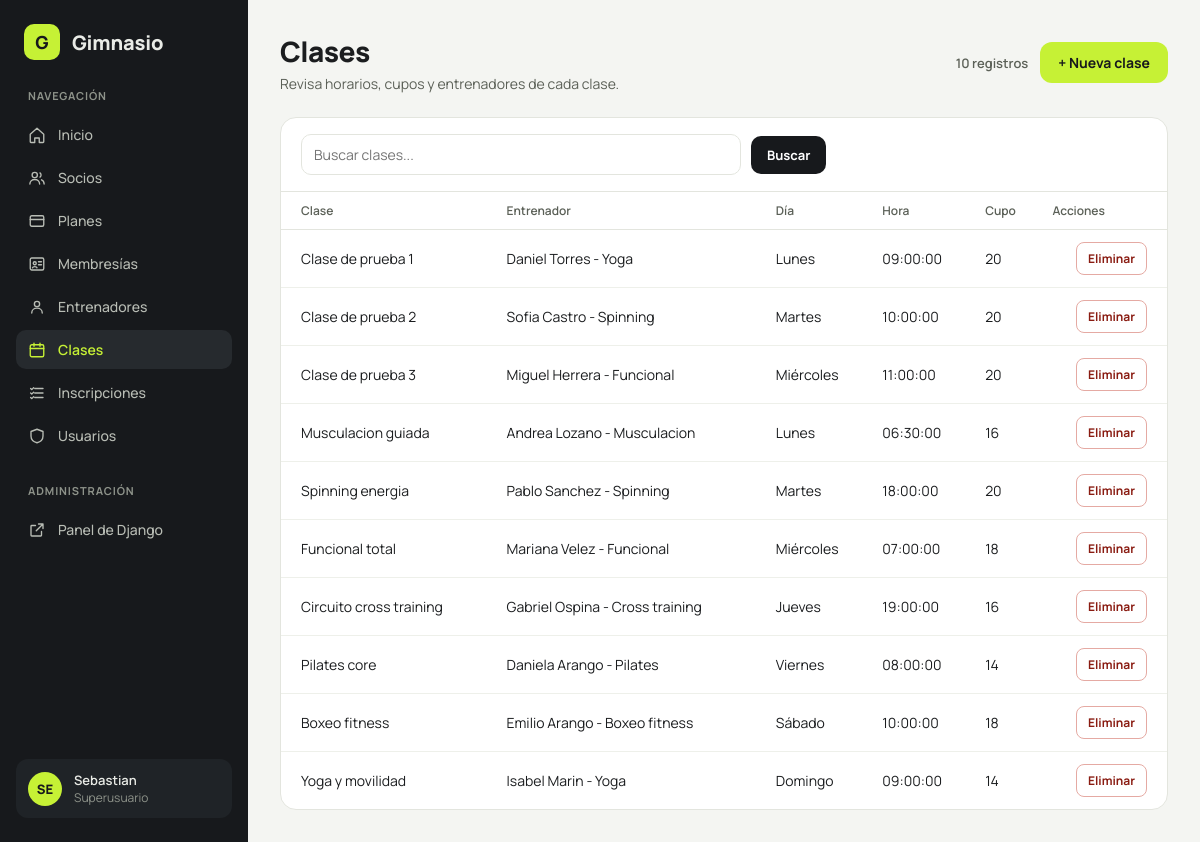
Screenshot of /catalogo/clases/ (signed in) with the database file from the repository.
### clases/models.py (models this page shows)
class Clase(models.Model):
    DIAS = [
        ('lunes', 'Lunes'),
        ('martes', 'Martes'),
        ('miercoles', 'Miércoles'),
        ('jueves', 'Jueves'),
        ('viernes', 'Viernes'),
        ('sabado', 'Sábado'),
        ('domingo', 'Domingo'),
    ]
    pk_cla_id = models.AutoField(primary_key=True)
    fk_ent = models.ForeignKey(
        'entrenadores.Entrenador',
        on_delete=models.PROTECT,
        related_name='clases',
    )
    cla_nombre = models.CharField(max_length=60)
    cla_dia = models.CharField(max_length=10, choices=DIAS)
    cla_hora = models.TimeField()
    cla_cupo = models.PositiveIntegerField()
    socios = models.ManyToManyField(
        'socios.Socio',
        through='inscripciones.Inscripcion',
        related_name='clases',
    )
    class Meta:
        db_table = 'tbl_clase'
    def __str__(self):
        return f'{self.cla_nombre} - {self.get_cla_dia_display()} {self.cla_hora:%H:%M}'

### config/views.py (the view)
# urls.py: path('catalogo/<slug:modulo>/', catalogo, name='catalogo'),
@staff_member_required
def catalogo(request, modulo, formulario=None, modal_abierto=None):
    configuracion = CATALOGOS.get(modulo)
    if configuracion is None:
        raise Http404('No existe esta sección.')
    consulta = configuracion['modelo'].objects.order_by('pk')
    relaciones = configuracion.get('relaciones', ())
    if relaciones:
        consulta = consulta.select_related(*relaciones)
    termino = request.GET.get('q', '').strip()
    if termino:
        filtros = Q()
        for campo in configuracion['busqueda']:
            filtros |= Q(**{f'{campo}__icontains': termino})
        consulta = consulta.filter(filtros)
    paginador = Paginator(consulta, 15)
    pagina = paginador.get_page(request.GET.get('page'))
    filas = []
    for registro in pagina:
        valores = []
        for _, atributo in configuracion['columnas']:
            valor = registro
            for parte in atributo.split('__'):
                valor = getattr(valor, parte)
                if callable(valor):
                    valor = valor()
            valores.append(str(valor) if valor is not None else '—')
        impacto = {
            'socios': ' También se eliminarán sus membresías e inscripciones.',
            'clases': ' También se eliminarán las inscripciones asociadas.',
        }.get(modulo, '')
        filas.append({
            'id': registro.pk,
            'valores': valores,
            'confirmacion': f'¿Eliminar «{registro}»? Esta acción no se puede deshacer.{impacto}',
        })
    contexto = {
        'titulo': configuracion['titulo'],
        'descripcion': configuracion['descripcion'],
        'columnas': [titulo for titulo, _ in configuracion['columnas']],
        'filas': filas,
        'pagina': pagina,
        'total': paginador.count,
        'termino': termino,
        'crear_texto': configuracion['crear_texto'],
        'formulario': formulario if formulario is not None else FORMULARIOS[modulo](),
        'formulario_url': reverse('crear_registro', args=[modulo]),
        'modal_id': f'modal-{modulo}',
        'modal_abierto': modal_abierto,
        'modulo': modulo,
    }
    return render(request, 'catalogo.html', contexto)

### config/forms.py
class ClaseForm(FormularioModelo):
    class Meta:
        model = Clase
        fields = ('fk_ent', 'cla_nombre', 'cla_dia', 'cla_hora', 'cla_cupo')
        labels = {
            'fk_ent': 'Entrenador',
            'cla_nombre': 'Nombre de la clase',
            'cla_dia': 'Día',
            'cla_hora': 'Hora',
            'cla_cupo': 'Cupo',
        }

### entrenadores/models.py (called while the page is built)
    def __str__(self):
        return f'{self.ent_nombre} {self.ent_apellido} - {self.ent_especialidad}'

### templates/catalogo.html (shortened to what this page needs)
{% extends 'base.html' %}
{% block contenido %}
<header class="encabezado">
  <div>
    <h1>{{ titulo }}</h1>
    <p>{{ descripcion }}</p>
  </div>
  <div class="acciones">
    <span class="catalogo-total">{{ total }} registro{{ total|pluralize:"s" }}</span>
    <button class="btn-lima" type="button" data-modal-open="{{ modal_id }}">+ {{ crear_texto }}</button>
  </div>
</header>
<section class="tarjeta catalogo">
  <form class="busqueda" method="get" role="search">
    <input
      id="buscar-registros"
      type="search"
      name="q"
      value="{{ termino }}"
      placeholder="Buscar {{ titulo|lower }}..."
    >
    <button class="btn-buscar" type="submit">Buscar</button>
  </form>
  <div class="tabla-wrap">
    <table class="t">
      <thead>
        <tr>
          {% for columna in columnas %}<th scope="col">{{ columna }}</th>{% endfor %}
          <th scope="col">Acciones</th>
        </tr>
      </thead>
      <tbody>
        {% for fila in filas %}
        <tr>
          {% for valor in fila.valores %}<td>{{ valor }}</td>{% endfor %}
          <td class="acciones-registro">
            <form method="post" action="{% url 'eliminar_registro' modulo fila.id %}" data-confirm="{{ fila.confirmacion }}">
              <button class="btn-eliminar" type="submit">Eliminar</button>
            </form>
          </td>
        </tr>
        {% empty %}
        <tr>
          <td class="vacio" colspan="{{ columnas|length|add:1 }}">
            {% if termino %}No se encontraron resultados para "{{ termino }}".{% else %}Aún no hay registros en esta sección.{% endif %}
          </td>
        </tr>
        {% endfor %}
      </tbody>
    </table>
  </div>
</section>
{% endblock %}

### templates/base.html (shortened to what this page needs)
{% load static %}
<!DOCTYPE html>
<html lang="es">
<head>
  <link rel="stylesheet" href="{% static 'css/estilos.css' %}">
</head>
<body>
<div class="layout">
  <aside class="sidebar">
    <div class="marca">
      <div class="marca-logo">G</div>
      <div class="marca-nombre">Gimnasio</div>
    </div>
    <nav class="nav" aria-label="Módulos">
      <div class="nav-titulo">NAVEGACIÓN</div>
      <a class="nav-item {% if request.path == '/' %}activo{% endif %}" href="{% url 'inicio' %}">
        <svg width="18" height="18" viewBox="0 0 24 24" fill="none" stroke="currentColor" stroke-width="1.8" stroke-linecap="round" stroke-linejoin="round" aria-hidden="true"><path d="M3 11l9-8 9 8v10a1 1 0 0 1-1 1h-5v-6H9v6H4a1 1 0 0 1-1-1z"/></svg>
        Inicio
      </a>
      <a class="nav-item {% if request.path == '/catalogo/socios/' %}activo{% endif %}" href="{% url 'catalogo' 'socios' %}">
        Socios
      </a>
      <a class="nav-item {% if request.path == '/catalogo/planes/' %}activo{% endif %}" href="{% url 'catalogo' 'planes' %}">
        <svg width="18" height="18" viewBox="0 0 24 24" fill="none" stroke="currentColor" stroke-width="1.8" stroke-linecap="round" stroke-linejoin="round" aria-hidden="true"><rect x="3" y="5" width="18" height="14" rx="2"/><path d="M3 10h18"/></svg>
        Planes
      </a>
      <a class="nav-item {% if request.path == '/catalogo/membresias/' %}activo{% endif %}" href="{% url 'catalogo' 'membresias' %}">
        <svg width="18" height="18" viewBox="0 0 24 24" fill="none" stroke="currentColor" stroke-width="1.8" stroke-linecap="round" stroke-linejoin="round" aria-hidden="true"><rect x="3" y="4" width="18" height="16" rx="2"/><circle cx="9" cy="11" r="2"/><path d="M6 17c.5-2 5.5-2 6 0M14 9h4M14 13h4"/></svg>
        Membresías
      </a>
      <a class="nav-item {% if request.path == '/catalogo/entrenadores/' %}activo{% endif %}" href="{% url 'catalogo' 'entrenadores' %}">
        <svg width="18" height="18" viewBox="0 0 24 24" fill="none" stroke="currentColor" stroke-width="1.8" stroke-linecap="round" stroke-linejoin="round" aria-hidden="true"><circle cx="12" cy="8" r="3.5"/><path d="M5 20c0-4 3.1-6.5 7-6.5s7 2.5 7 6.5"/></svg>
        Entrenadores
      </a>
      <a class="nav-item {% if request.path == '/catalogo/clases/' %}activo{% endif %}" href="{% url 'catalogo' 'clases' %}">
        <svg width="18" height="18" viewBox="0 0 24 24" fill="none" stroke="currentColor" stroke-width="1.8" stroke-linecap="round" stroke-linejoin="round" aria-hidden="true"><rect x="3" y="5" width="18" height="16" rx="2"/><path d="M3 10h18M8 3v4M16 3v4"/></svg>
        Clases
      </a>
      <a class="nav-item {% if request.path == '/catalogo/inscripciones/' %}activo{% endif %}" href="{% url 'catalogo' 'inscripciones' %}">
        <svg width="18" height="18" viewBox="0 0 24 24" fill="none" stroke="currentColor" stroke-width="1.8" stroke-linecap="round" stroke-linejoin="round" aria-hidden="true"><path d="M9 6h11M9 12h11M9 18h11M3.5 6l1.5 1.5L7.5 5M3.5 12l1.5 1.5L7.5 11M3.5 18l1.5 1.5L7.5 17"/></svg>
        Inscripciones
      </a>
      <a class="nav-item {% if request.path == '/catalogo/usuarios/' %}activo{% endif %}" href="{% url 'catalogo' 'usuarios' %}">
        <svg width="18" height="18" viewBox="0 0 24 24" fill="none" stroke="currentColor" stroke-width="1.8" stroke-linecap="round" stroke-linejoin="round" aria-hidden="true"><path d="M12 3l8 3v6c0 4.5-3.2 7.8-8 9-4.8-1.2-8-4.5-8-9V6z"/></svg>
        Usuarios
      </a>
    </nav>
    <nav class="nav" aria-label="Administración">
      <div class="nav-titulo">ADMINISTRACIÓN</div>
      <a class="nav-item" href="{% url 'admin:index' %}">
        <svg width="18" height="18" viewBox="0 0 24 24" fill="none" stroke="currentColor" stroke-width="1.8" stroke-linecap="round" stroke-linejoin="round" aria-hidden="true"><path d="M14 4h6v6M20 4l-9 9M18 14v5a1 1 0 0 1-1 1H5a1 1 0 0 1-1-1V7a1 1 0 0 1 1-1h5"/></svg>
        Panel de Django
      </a>
    </nav>
    <div class="usuario">
      <div class="usuario-avatar">{{ request.user.username|slice:":2"|upper }}</div>
      <div>
        <span class="usuario-nombre">{{ request.user.username }}</span>
        <span class="usuario-rol">{% if request.user.is_superuser %}Superusuario{% else %}Personal{% endif %}</span>
      </div>
    </div>
  </aside>
  <main class="contenido">
    {% block contenido %}{% endblock %}
  </main>
</div>
</body>
</html>

### static/css/estilos.css (style rules this page uses)
:root { --negro: #17191C; --negro-2: #262A2E; --lima: #C6F135; --fondo: #F4F5F2; --tarjeta: #FFFFFF; --borde: #E3E5DE; --linea: #EEF0EA; --texto: #1B1D1F; --suave: #5B6057; --nav-texto: #B9BDB5; --nav-suave: #8E938A; }
* { box-sizing: border-box; }
body { margin: 0; }
a { color: inherit; text-decoration: none; }
.layout { display: flex; flex-wrap: wrap; min-height: 100vh; background: var(--fondo); color: var(--texto); font-family: Manrope, system-ui, sans-serif; }
.sidebar { flex: 0 0 248px; background: var(--negro); color: #E9EBE6; padding: 24px 16px; display: flex; flex-direction: column; gap: 28px; }
.marca { display: flex; align-items: center; gap: 12px; padding: 0 8px; }
.marca-logo { width: 36px; height: 36px; border-radius: 10px; background: var(--lima); color: var(--negro); display: flex; align-items: center; justify-content: center; font-weight: 800; font-size: 18px; }
.marca-nombre { font-size: 20px; font-weight: 800; letter-spacing: -0.01em; }
.nav { display: flex; flex-direction: column; gap: 4px; }
.nav-titulo { font-size: 11px; font-weight: 700; letter-spacing: 0.08em; color: var(--nav-suave); padding: 0 12px 8px; }
.nav-item { display: flex; align-items: center; gap: 12px; padding: 10px 12px; border-radius: 10px; color: var(--nav-texto); font-size: 14px; font-weight: 500; }
.nav-item.activo { background: var(--negro-2); color: var(--lima); font-weight: 600; }
.usuario { margin-top: auto; display: flex; align-items: center; gap: 12px; padding: 12px; border-radius: 12px; background: #1F2327; }
.usuario-avatar { width: 34px; height: 34px; border-radius: 50%; background: var(--lima); color: var(--negro); display: flex; align-items: center; justify-content: center; font-weight: 800; font-size: 13px; }
.usuario-nombre { font-size: 13px; font-weight: 600; display: block; }
.usuario-rol { font-size: 12px; color: var(--nav-suave); display: block; }
.contenido { flex: 999 1 560px; min-width: 0; padding: 32px; display: flex; flex-direction: column; gap: 24px; }
.encabezado { display: flex; flex-wrap: wrap; justify-content: space-between; align-items: center; gap: 16px; }
.encabezado h1 { margin: 0; font-size: 28px; font-weight: 800; letter-spacing: -0.02em; }
.encabezado p { margin: 4px 0 0; font-size: 14px; color: var(--suave); }
.acciones { display: flex; flex-wrap: wrap; align-items: center; gap: 12px; }
.btn-lima { padding: 11px 18px; border-radius: 12px; background: var(--lima); color: var(--negro); font-size: 14px; font-weight: 700; }
.tarjeta { background: var(--tarjeta); border: 1px solid var(--borde); border-radius: 16px; padding: 20px; }
.tabla-wrap { overflow-x: auto; }
table.t { width: 100%; border-collapse: collapse; font-size: 14px; }
table.t th { text-align: left; font-size: 12px; font-weight: 600; color: var(--suave); padding: 10px 12px; border-bottom: 1px solid var(--borde); white-space: nowrap; }
table.t td { padding: 12px; border-bottom: 1px solid var(--linea); white-space: nowrap; }
table.t tr:last-child td { border-bottom: 0; }
.btn-lima { border: 0; cursor: pointer; font-family: inherit; display: inline-flex; align-items: center; justify-content: center; }
.catalogo { padding: 0; overflow: hidden; }
.catalogo-total { color: var(--suave); font-size: 13px; font-weight: 600; }
.busqueda { display: flex; flex-wrap: wrap; align-items: center; gap: 10px; padding: 16px 20px; border-bottom: 1px solid var(--borde); }
.busqueda input { flex: 1 1 240px; min-width: 0; max-width: 440px; padding: 10px 12px; border: 1px solid var(--borde); border-radius: 10px; color: var(--texto); font: inherit; font-size: 14px; }
.btn-buscar { padding: 10px 16px; border: 0; border-radius: 10px; background: var(--negro); color: #FFFFFF; font: inherit; font-size: 13px; font-weight: 700; cursor: pointer; }
.catalogo table.t th:first-child, .catalogo table.t td:first-child { padding-left: 20px; }
.catalogo table.t th:last-child, .catalogo table.t td:last-child { padding-right: 20px; }
.acciones-registro { text-align: right; }
.acciones-registro form { display: flex; justify-content: flex-end; }
.btn-eliminar { padding: 7px 11px; border: 1px solid #E5AAA3; border-radius: 8px; background: #FFFFFF; color: #8A1C12; font: inherit; font-size: 12px; font-weight: 700; cursor: pointer; }

### rows the page displays
Clase: valores "Clase de prueba 1"
Clase: valores "Clase de prueba 2"
Clase: valores "Clase de prueba 3"
Clase: valores "Musculacion guiada"
Clase: valores "Spinning energia"
Clase: valores "Funcional total"
Clase: valores "Circuito cross training"
Clase: valores "Pilates core"
Clase: valores "Boxeo fitness"
Clase: valores "Yoga y movilidad"

### other values shown
{{ request.user.username|slice:":2"|upper }} "SE"
{{ request.user.username }} "Sebastian"
{{ titulo }} "Clases"
{{ descripcion }} "Revisa horarios, cupos y entrenadores de cada clase."
{{ total }} "10"
{{ crear_texto }} "Nueva clase"
{{ columna }} "Clase" "Entrenador" "Día" "Hora" "Cupo"
{{ valor }} "Daniel Torres - Yoga" "Lunes" "09:00:00" "20" "Sofia Castro - Spinning" "Martes" "10:00:00" "20" "Miguel Herrera - Funcional" "Miércoles" "11:00:00" "20" "Andrea Lozano - Musculacion" "Lunes" "06:30:00" "16" "Pablo Sanchez - Spinning" "Martes" "18:00:00" "20" "Mariana Velez - Funcional" "Miércoles" "07:00:00" "18" "Gabriel Ospina - Cross training" "Jueves" "19:00:00" "16" "Daniela Arango - Pilates" "Viernes" "08:00:00" "14" "Emilio Arango - Boxeo fitness" "Sábado" "10:00:00" "18" "Isabel Marin - Yoga" "Domingo" "09:00:00" "14"
